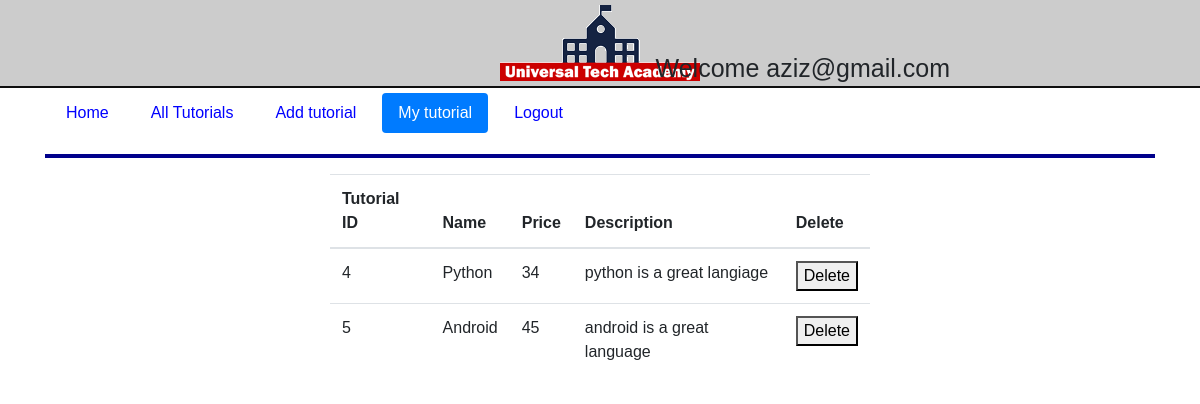
The page /mytutorial (signed in) on the database its author committed.
### application/models.py (models this page shows, shortened)
class User(db.Model):
    id = Column(Integer, primary_key=True)
    email = Column(String(30), unique=True)
    password = Column(String(30))
    first_name = Column(String(30))
    last_name = Column(String(30))
    tutorials = relationship('Tutorial', secondary='user_tutorials', backref='user', lazy='dynamic')

class Tutorial(db.Model):
    id = Column(Integer, primary_key=True)
    name = Column(String(50), unique=True)
    price = Column(Integer)
    description = Column(String(200))

### application/route.py (the view)
@app.route('/mytutorial')
def mytutorial():
    if not session.get('username'):
        return redirect(url_for('login'))
    user_id = session.get('user_id')
    user = User.query.filter(User.id == int(user_id)).first()
    tutorials = user.tutorials.all()
    return render_template("enrollment.html", title='Enrollment', tutorials=tutorials, mytutorial=True)

### application/templates/enrollment.html (shortened to what this page needs)
{% extends "layout.html" %}
{% block content %}
<div class="row">
    <div class="col-md-6 offset-md-3">
        <table class="table table-hover">
            <thead>
            <tr>
                <th scope="col">Tutorial ID</th>
                <th scope="col">Name</th>
                <th scope="col">Price</th>
                <th scope="col">Description</th>
                <th scope="col">Delete</th>
            </tr>
            </thead>
            <tbody>
            {% for data in tutorials %}
            <tr>
                <td scope="row">{{ data.id }}
                <td>{{ data.name }}</td>
                <td>{{ data.price }}</td>
                <td>{{ data.description }}</td>
                <td>
                    <form action="remove_tutorial" method="POST">
                        <button>Delete</button>
                    </form>
                </td>
            </tr>
            {% endfor %}
            </tbody>
        </table>
    </div>
</div>
{% endblock %}

### application/templates/layout.html (shortened to what this page needs)
<!DOCTYPE html>
<html>
<head>
    <link rel="stylesheet" href="https://maxcdn.bootstrapcdn.com/bootstrap/4.0.0/css/bootstrap.min.css"
>
    <link rel="stylesheet" href="static/css/main.css"/>
</head>
<body>
<div class="container-fluid text-center top-container">
    <img src="static/images/uta-logo-200.png">
</div>
<div class="container">
    {% if session['username'] %}
    <span class="user">Welcome {{session['username']}}</span>
    {% endif %}
    {% include "includes/nav.html" %}
    {% block content %}
    {% endblock %}
</div>
</body>
</html>

### application/templates/includes/nav.html (shortened to what this page needs)
<header>
    <nav>
        <ul class="nav nav-pills">
            <li class="nav-item"><a href="{{ url_for('index') }}"
                                    class="nav-link {% if index %}active{% endif %}">Home</a></li>
            <li class="nav-item"><a href="{{ url_for('tutorials') }}"
                                    class="nav-link {% if tutorial %}active{% endif %}">All Tutorials</a></li>
            {% if session['username'] %}
            <li class="nav-item"><a href="{{ url_for('add_tutorial') }}"
                                    class="nav-link {% if add_tutorial %}active{% endif %}">Add tutorial</a></li>
            <li class="nav-item"><a href="{{ url_for('mytutorial') }}"
                                    class="nav-link {% if mytutorial %}active{% endif %}">My tutorial</a></li>
            {% endif %}
            {% if not session['username'] %}
            <li class="nav-item"><a href="{{ url_for('login') }}"
                                    class="nav-link {% if login %}active{% endif %}">Login</a></li>
            {% else %}
            <li class="nav-item"><a href="{{ url_for('logout') }}" class="nav-link">Logout</a></li>
            {% endif %}
        </ul>
    </nav>
    <hr style="clear:both">
</header>

### application/static/css/main.css (style rules this page uses)
* { box-sizing: border-box; }
*:before, *:after { box-sizing: border-box; }
html, body { font-family: Arial, Helvetica, sans-serif; height: 100%; position: relative; margin:0px; }
header { text-align: center; }
li { display: inline; padding: 5px; }
a { text-decoration: none; color: blue; }
hr { width: 100%; height:4px; margin-left: auto; margin-right: auto; background-color: darkblue; border: 0 none; }
.top-container { background: #ccc; padding:5px; border-bottom:2px solid #0f0f0f; }
.user { float: right; position: absolute; font-size: 25px; right: 10em; top: 2em; }

### rows shown on the page
User: username "aziz@gmail.com"
Tutorial: id "4", name "Python", price "34", description "python is a great langiage"
Tutorial: id "5", name "Android", price "45", description "android is a great language"
